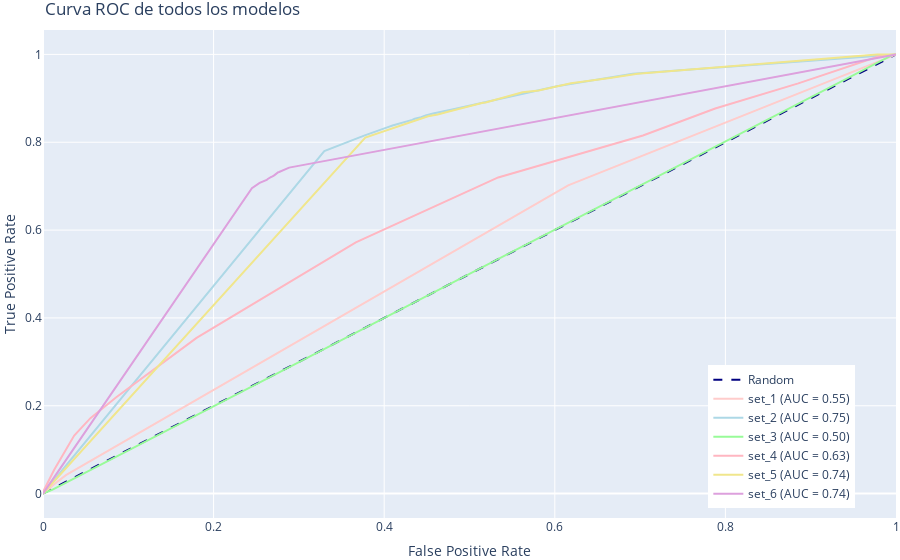

Write notebook code for a chart like this one.
### Code cell
plot_roc_curve_plotly(modelos)
